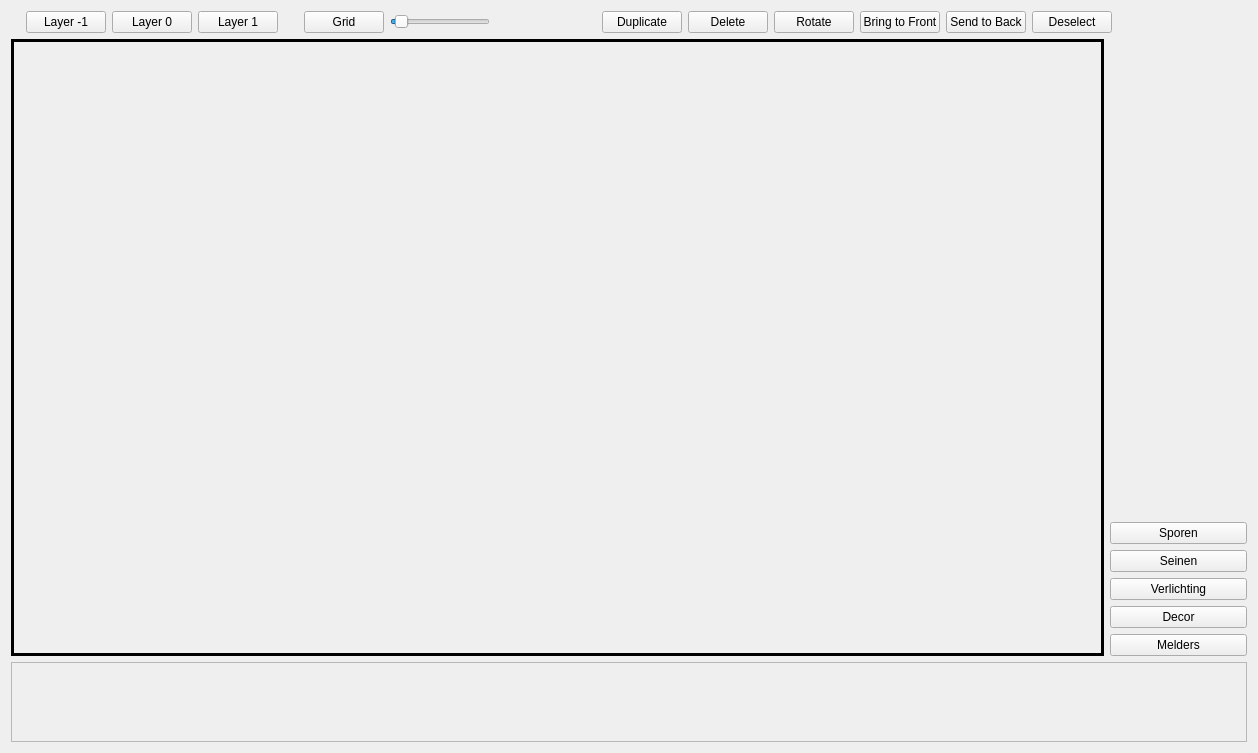
<?xml version="1.0" encoding="UTF-8"?>
<ui version="4.0">
 <class>HomePage</class>
 <widget class="QWidget" name="HomePage">
  <property name="geometry">
   <rect>
    <x>0</x>
    <y>0</y>
    <width>1243</width>
    <height>753</height>
   </rect>
  </property>
  <property name="windowTitle">
   <string>Form</string>
  </property>
  <layout class="QHBoxLayout" name="horizontalLayout_2">
   <item>
    <layout class="QVBoxLayout" name="verticalLayout" stretch="1,20,3">
     <item>
      <layout class="QHBoxLayout" name="horizontalLayout">
       <property name="leftMargin">
        <number>15</number>
       </property>
       <property name="rightMargin">
        <number>15</number>
       </property>
       <item>
        <widget class="QPushButton" name="btnLayerMin1">
         <property name="minimumSize">
          <size>
           <width>80</width>
           <height>0</height>
          </size>
         </property>
         <property name="text">
          <string>Layer -1</string>
         </property>
        </widget>
       </item>
       <item>
        <widget class="QPushButton" name="btnLayer0">
         <property name="minimumSize">
          <size>
           <width>80</width>
           <height>0</height>
          </size>
         </property>
         <property name="text">
          <string>Layer 0</string>
         </property>
        </widget>
       </item>
       <item>
        <widget class="QPushButton" name="btnLayer1">
         <property name="minimumSize">
          <size>
           <width>80</width>
           <height>0</height>
          </size>
         </property>
         <property name="text">
          <string>Layer 1</string>
         </property>
        </widget>
       </item>
       <item>
        <spacer name="horizontalSpacer">
         <property name="orientation">
          <enum>Qt::Orientation::Horizontal</enum>
         </property>
         <property name="sizeType">
          <enum>QSizePolicy::Policy::Minimum</enum>
         </property>
         <property name="sizeHint" stdset="0">
          <size>
           <width>20</width>
           <height>20</height>
          </size>
         </property>
        </spacer>
       </item>
       <item>
        <widget class="QPushButton" name="btnGrid">
         <property name="minimumSize">
          <size>
           <width>80</width>
           <height>0</height>
          </size>
         </property>
         <property name="text">
          <string>Grid</string>
         </property>
        </widget>
       </item>
       <item>
        <widget class="QSlider" name="horizontalSlider">
         <property name="minimumSize">
          <size>
           <width>100</width>
           <height>0</height>
          </size>
         </property>
         <property name="minimum">
          <number>5</number>
         </property>
         <property name="maximum">
          <number>100</number>
         </property>
         <property name="value">
          <number>10</number>
         </property>
         <property name="orientation">
          <enum>Qt::Orientation::Horizontal</enum>
         </property>
         <property name="tickInterval">
          <number>10</number>
         </property>
        </widget>
       </item>
       <item>
        <widget class="QLabel" name="lblGridSize">
         <property name="minimumSize">
          <size>
           <width>80</width>
           <height>0</height>
          </size>
         </property>
         <property name="text">
          <string/>
         </property>
         <property name="alignment">
          <set>Qt::AlignmentFlag::AlignCenter</set>
         </property>
        </widget>
       </item>
       <item>
        <spacer name="horizontalSpacer_2">
         <property name="orientation">
          <enum>Qt::Orientation::Horizontal</enum>
         </property>
         <property name="sizeType">
          <enum>QSizePolicy::Policy::Minimum</enum>
         </property>
         <property name="sizeHint" stdset="0">
          <size>
           <width>20</width>
           <height>20</height>
          </size>
         </property>
        </spacer>
       </item>
       <item>
        <widget class="QPushButton" name="btnDuplicate">
         <property name="minimumSize">
          <size>
           <width>80</width>
           <height>0</height>
          </size>
         </property>
         <property name="text">
          <string>Duplicate</string>
         </property>
        </widget>
       </item>
       <item>
        <widget class="QPushButton" name="btnDelete">
         <property name="minimumSize">
          <size>
           <width>80</width>
           <height>0</height>
          </size>
         </property>
         <property name="text">
          <string>Delete</string>
         </property>
        </widget>
       </item>
       <item>
        <widget class="QPushButton" name="btnRotate">
         <property name="minimumSize">
          <size>
           <width>80</width>
           <height>0</height>
          </size>
         </property>
         <property name="text">
          <string>Rotate</string>
         </property>
        </widget>
       </item>
       <item>
        <widget class="QPushButton" name="btnFront">
         <property name="minimumSize">
          <size>
           <width>80</width>
           <height>0</height>
          </size>
         </property>
         <property name="text">
          <string>Bring to Front</string>
         </property>
        </widget>
       </item>
       <item>
        <widget class="QPushButton" name="btnBack">
         <property name="minimumSize">
          <size>
           <width>80</width>
           <height>0</height>
          </size>
         </property>
         <property name="text">
          <string>Send to Back</string>
         </property>
        </widget>
       </item>
       <item>
        <widget class="QPushButton" name="btnDeselect">
         <property name="minimumSize">
          <size>
           <width>80</width>
           <height>0</height>
          </size>
         </property>
         <property name="text">
          <string>Deselect</string>
         </property>
        </widget>
       </item>
       <item>
        <spacer name="horizontalSpacer_3">
         <property name="orientation">
          <enum>Qt::Orientation::Horizontal</enum>
         </property>
         <property name="sizeType">
          <enum>QSizePolicy::Policy::Minimum</enum>
         </property>
         <property name="sizeHint" stdset="0">
          <size>
           <width>120</width>
           <height>20</height>
          </size>
         </property>
        </spacer>
       </item>
      </layout>
     </item>
     <item>
      <layout class="QHBoxLayout" name="horizontalLayout_4" stretch="8,1">
       <item>
        <widget class="QStackedWidget" name="stackLayers">
         <property name="frameShape">
          <enum>QFrame::Shape::Box</enum>
         </property>
         <property name="lineWidth">
          <number>3</number>
         </property>
         <property name="currentIndex">
          <number>2</number>
         </property>
         <widget class="QWidget" name="Layer1Page"/>
         <widget class="QWidget" name="Layer2Page"/>
         <widget class="QWidget" name="Layer3Page"/>
        </widget>
       </item>
       <item>
        <layout class="QVBoxLayout" name="verticalLayout_2">
         <item>
          <spacer name="verticalSpacer">
           <property name="orientation">
            <enum>Qt::Orientation::Vertical</enum>
           </property>
           <property name="sizeHint" stdset="0">
            <size>
             <width>20</width>
             <height>40</height>
            </size>
           </property>
          </spacer>
         </item>
         <item>
          <widget class="QPushButton" name="btnSporen">
           <property name="minimumSize">
            <size>
             <width>80</width>
             <height>0</height>
            </size>
           </property>
           <property name="text">
            <string>Sporen</string>
           </property>
          </widget>
         </item>
         <item>
          <widget class="QPushButton" name="btnSeinen">
           <property name="minimumSize">
            <size>
             <width>80</width>
             <height>0</height>
            </size>
           </property>
           <property name="text">
            <string>Seinen</string>
           </property>
          </widget>
         </item>
         <item>
          <widget class="QPushButton" name="btnVerlichting">
           <property name="minimumSize">
            <size>
             <width>80</width>
             <height>0</height>
            </size>
           </property>
           <property name="text">
            <string>Verlichting</string>
           </property>
          </widget>
         </item>
         <item>
          <widget class="QPushButton" name="btnScenery">
           <property name="minimumSize">
            <size>
             <width>80</width>
             <height>0</height>
            </size>
           </property>
           <property name="text">
            <string>Decor</string>
           </property>
          </widget>
         </item>
         <item>
          <widget class="QPushButton" name="btnMelders">
           <property name="minimumSize">
            <size>
             <width>80</width>
             <height>0</height>
            </size>
           </property>
           <property name="text">
            <string>Melders</string>
           </property>
          </widget>
         </item>
        </layout>
       </item>
      </layout>
     </item>
     <item>
      <layout class="QHBoxLayout" name="horizontalLayout_3">
       <item>
        <widget class="QScrollArea" name="scrollObjectBar">
         <property name="sizePolicy">
          <sizepolicy hsizetype="Preferred" vsizetype="Fixed">
           <horstretch>0</horstretch>
           <verstretch>0</verstretch>
          </sizepolicy>
         </property>
         <property name="minimumSize">
          <size>
           <width>0</width>
           <height>80</height>
          </size>
         </property>
         <property name="lineWidth">
          <number>2</number>
         </property>
         <property name="verticalScrollBarPolicy">
          <enum>Qt::ScrollBarPolicy::ScrollBarAlwaysOff</enum>
         </property>
         <property name="widgetResizable">
          <bool>true</bool>
         </property>
         <widget class="QWidget" name="scrollAreaWidgetContents">
          <property name="geometry">
           <rect>
            <x>0</x>
            <y>0</y>
            <width>1219</width>
            <height>78</height>
           </rect>
          </property>
         </widget>
        </widget>
       </item>
      </layout>
     </item>
    </layout>
   </item>
  </layout>
 </widget>
 <resources/>
 <connections/>
</ui>
